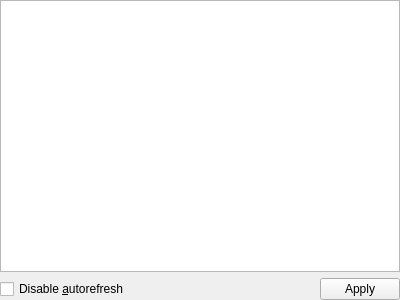
<?xml version="1.0" encoding="UTF-8"?>
<ui version="4.0">
 <class>MESSAGELOGVIEWERWIDGETUI_C</class>
 <widget class="QWidget" name="MESSAGELOGVIEWERWIDGETUI_C">
  <property name="geometry">
   <rect>
    <x>0</x>
    <y>0</y>
    <width>400</width>
    <height>300</height>
   </rect>
  </property>
  <property name="windowTitle">
   <string>Message log viewer widget</string>
  </property>
  <layout class="QVBoxLayout" name="verticalLayout">
   <property name="margin">
    <number>0</number>
   </property>
   <item>
    <widget class="QTableView" name="m_pTableView">
     <property name="editTriggers">
      <set>QAbstractItemView::NoEditTriggers</set>
     </property>
     <property name="showDropIndicator" stdset="0">
      <bool>false</bool>
     </property>
     <property name="dragDropOverwriteMode">
      <bool>false</bool>
     </property>
     <property name="selectionMode">
      <enum>QAbstractItemView::SingleSelection</enum>
     </property>
     <property name="selectionBehavior">
      <enum>QAbstractItemView::SelectRows</enum>
     </property>
     <attribute name="verticalHeaderVisible">
      <bool>false</bool>
     </attribute>
    </widget>
   </item>
   <item>
    <layout class="QHBoxLayout" name="m_pHLayout">
     <item>
      <widget class="QCheckBox" name="m_pDisableAutoRefreshCheckBox">
       <property name="text">
        <string>Disable &amp;autorefresh</string>
       </property>
      </widget>
     </item>
     <item>
      <widget class="QDialogButtonBox" name="m_pButtonBox">
       <property name="standardButtons">
        <set>QDialogButtonBox::Apply</set>
       </property>
      </widget>
     </item>
    </layout>
   </item>
  </layout>
 </widget>
 <resources/>
 <connections>
  <connection>
   <sender>m_pButtonBox</sender>
   <signal>clicked(QAbstractButton*)</signal>
   <receiver>MESSAGELOGVIEWERWIDGETUI_C</receiver>
   <slot>ButtonBoxButtonClickedSlot(QAbstractButton*)</slot>
   <hints>
    <hint type="sourcelabel">
     <x>355</x>
     <y>287</y>
    </hint>
    <hint type="destinationlabel">
     <x>492</x>
     <y>284</y>
    </hint>
   </hints>
  </connection>
 </connections>
 <slots>
  <slot>ButtonBoxButtonClickedSlot(QAbstractButton*)</slot>
 </slots>
</ui>
